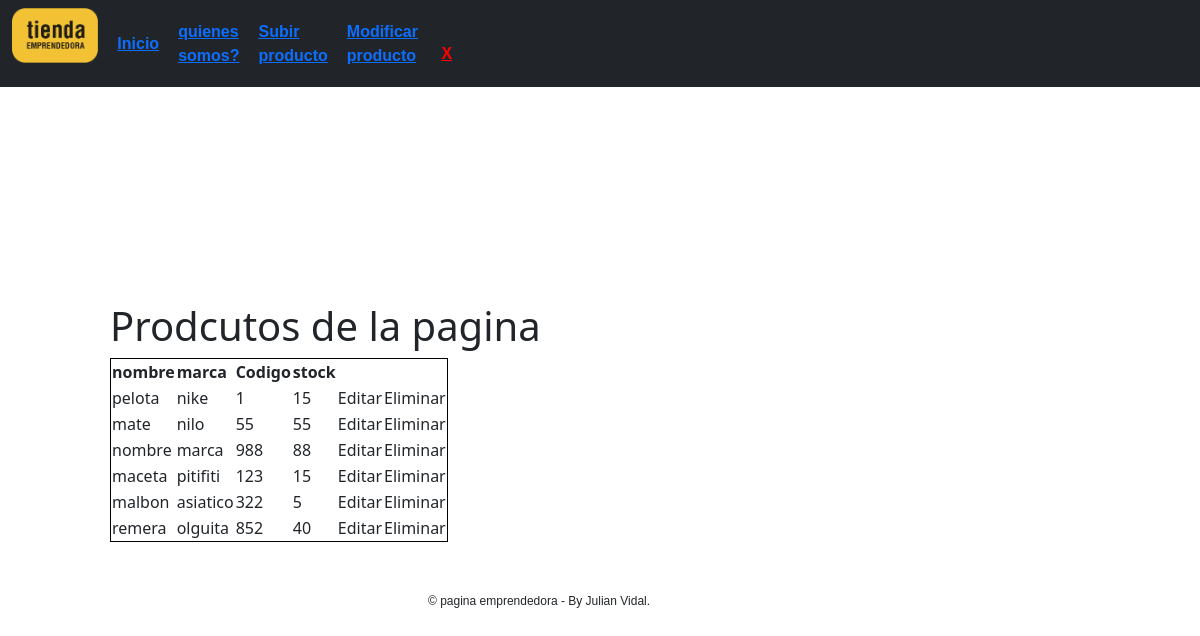
/modificarproducto.php (signed in), run on the app's committed database.
### tables this page shows
CREATE TABLE `productos` (
  `id_producto` int(11) NOT NULL,
  `nombreProducto` text NOT NULL,
  `marca` text NOT NULL,
  `codigo` int(11) NOT NULL,
  `stok` int(11) NOT NULL,
  `presio` int(11) NOT NULL,
  `id_emprendedor_producto` int(11) NOT NULL
);

### sesion.php (called while the page is built, shortened)
<?php
	$perfil = (isset($_SESSION["perfil"]) && !empty($_SESSION["perfil"]))? trim($_SESSION["perfil"]):"";
?>

### conexion.php (called while the page is built, shortened)
<?php
$usuario="julian";
?>

### modificarproducto.php (the view, shortened to what this page needs)
<!DOCTYPE html>
<html lang="es">
<?php
require_once('sesion.php');
include("encabezado.php");
include_once 'conexion.php';
crearMenuOpciones($menuContiene,0);
?>
<head>
    <link rel="stylesheet" href="disenio.css">
   <link href="https://cdn.jsdelivr.net/npm/bootstrap@5.2.2/dist/css/bootstrap.min.css" rel="stylesheet">
    <link href="https://getbootstrap.com/docs/5.2/assets/css/docs.css" rel="stylesheet">
</head>
<body>
    <nav class="navbar navbar-expand-lg bg-light navbar-dark bg-dark">
            <div class="container-fluid">
            <figure id = "logo" > <img src = "logo.png" alt="logo" style="height: 55px"></figure>
             <div class="navbar-collapse collapse" id="navbarNav">
              <ul class="navbar-nav">
               <?=$menuContiene?>
               <?php echo crearMenuSesion(); ?>
              </ul>
             </div>
            </div>
        </nav>
    <main id = "contenedor">
        <div>
            <h1>Prodcutos de la pagina</h1>
            <table   style= "border: 1px solid black">
                <tr>
                    <th>nombre</th>
                    <th>marca</th>
                    <th>Codigo</th>
                    <th>stock</th>
                </tr>
                <?php
                    $sql = "SELECT * FROM `productos` WHERE 1";
                    $resultado = $conectarBaseDatos ->query($sql);
                    foreach ($resultado as $mostrar) {
                ?>
                    <tr>
                        <td><?php echo $mostrar['1'] ?></td>
                        <td><?php echo $mostrar['2'] ?></td>
                        <td><?php echo $mostrar['3'] ?></td>
                        <td><?php echo $mostrar['4'] ?></td>
                        <td>Editar</td>
                        <td>Eliminar</td>
                    </tr>
                 <?php }; ?>
            </table>
        </div>
    </main>
    <footer>
		<div class="central">
		   <div class="contendor-footer">
			  <div class="montserrat-regular-footer"> © pagina emprendedora - By Julian Vidal.</div>
		   </div>
		 </div>
	 </footer>
</body>
</html>

### encabezado.php (shortened to what this page needs)
	<link rel="stylesheet" href="disenio.css">
<?php
	function crearMenuSesion() {
	global $usuario;
	if ($usuario=="") {
		$links ="<a href='login.php' title='iniciar sesion'> iniciar sesion</a>";
	} else {
		$links = "<span> {$_SESSION['nombreDeSesion']} </span> &nbsp;".
				 "<a href='cerrarSesion.php' title='cerrar sesión de usuario' style='color:red;'>X</a>";
	}
	$barraDeSesion ="<div class='boton navbar navbar-expand-lg' id='barraDeSesion' style='margin-top:4%;'>$links</div> ";
	return  $barraDeSesion;
	};
	function crearMenuOpciones(&$menuContiene,$menuSeleccionado) {
		global $perfil;
		$menu="";
				$menu.= "<div class='boton'><a href='index.php'  title='página publica'>Inicio</a></div>".
				"<div class='boton' ><a href='quienessomos.php'  title='página publica'>quienes somos?</a></div>";
				if ($perfil=="emprendedor") {
					$menu.= " <div class='boton' ><a href='subirproducto.php'   title='Administración de emprendedor' >Subir producto</a></div>";
					$menu.= " <div class='boton'><a href='modificarproducto.php'    title='Administración de emprendedor' >Modificar producto </a></div>";
				}
				$menuContiene = "<nav class='menu navbar navbar-expand-lg'>$menu</nav>";
	}
?>

### disenio.css (style rules this page uses)
.boton { width: 100%; float: left; margin-left: 19px; font-family: 'Montserrat', sans-serif; font-size: 16px; font-weight: 600; color: orange; }
#contenedor { width: 980px; margin-top: 215px; margin-left: auto; margin-right: auto; }
.central { margin-left: auto; margin-right: auto; overflow: auto; width: 960px; }
.contendor-footer { margin-top: 30px; width: 960px; padding-bottom: 15px; }
.montserrat-regular-footer { font-family: 'Montserrat', sans-serif; font-size: 12px; padding: 20px; margin-left: 30%; padding-bottom: 50px; }

### data on the page
productos: nombreProducto "pelota", marca "nike", codigo "1", stok "15"
productos: nombreProducto "mate", marca "nilo", codigo "55", stok "55"
productos: nombreProducto "nombre", marca "marca", codigo "988", stok "88"
productos: nombreProducto "maceta", marca "pitifiti", codigo "123", stok "15"
productos: nombreProducto "malbon", marca "asiatico", codigo "322", stok "5"
productos: nombreProducto "remera", marca "olguita", codigo "852", stok "40"
